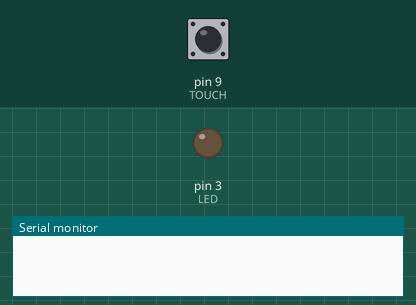
A sketch run on a simulated Arduino Uno, built with avr-gcc and run on an emulated ATmega328P. Parts: output pins drawn as LEDs (lit = HIGH), the last lines printed to the serial monitor. Inputs (shaded band) come from the test bench; at power-on: pin 9 (TOUCH) LOW.

Above: at 1.2 s.
1.3 s: pin 9 (TOUCH) pulled HIGH for 0.15 s
At 2.4 s:
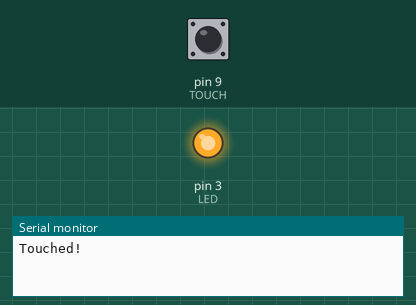
2.9 s: pin 9 (TOUCH) pulled HIGH for 1 s
At 3.6 s:
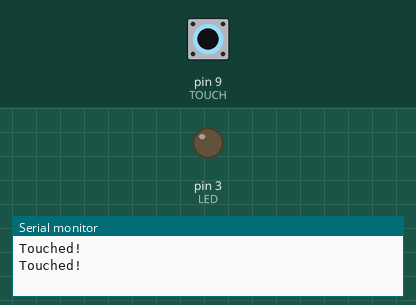
5.4 s: pin 9 (TOUCH) pulled HIGH for 3.2 s
At 6.7 s:
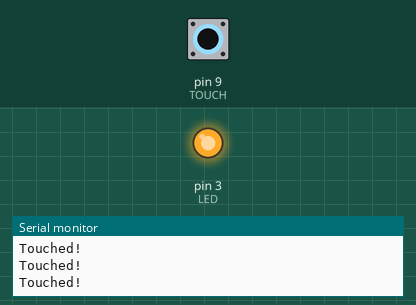
Timing chart, 0 to 8.4 s (numbered marks = the images above; inputs shaded):
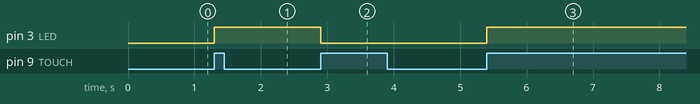

Measured:
- after the input at 1.3 s, pin 3 (LED): LOW → HIGH at once
- after the input at 2.9 s, pin 3 (LED): HIGH → LOW at once
- after the input at 5.4 s, pin 3 (LED): LOW → HIGH at once

The sketch:

HW1.ino
```cpp
#define TOUCH 9
#define LED 3
#define BAUDRATE 9600

uint8_t prevTouch = 0;
uint8_t currTouch = 0;
uint8_t ledState = 0;

void setup() {
  // put your setup code here, to run once:
  Serial.begin(BAUDRATE);
  pinMode(TOUCH, INPUT);
  pinMode(LED, OUTPUT);
}

void loop() {
  // put your main code here, to run repeatedly:
  currTouch = digitalRead(TOUCH);
  if((prevTouch == LOW) && (currTouch == HIGH)){
    ledState = (ledState == 0) ? 1 : 0;
    // ledState = ledState ^ 1;
    digitalWrite(LED, ledState);
    Serial.println("Touched!");
  }
  prevTouch = currTouch;
}
```
